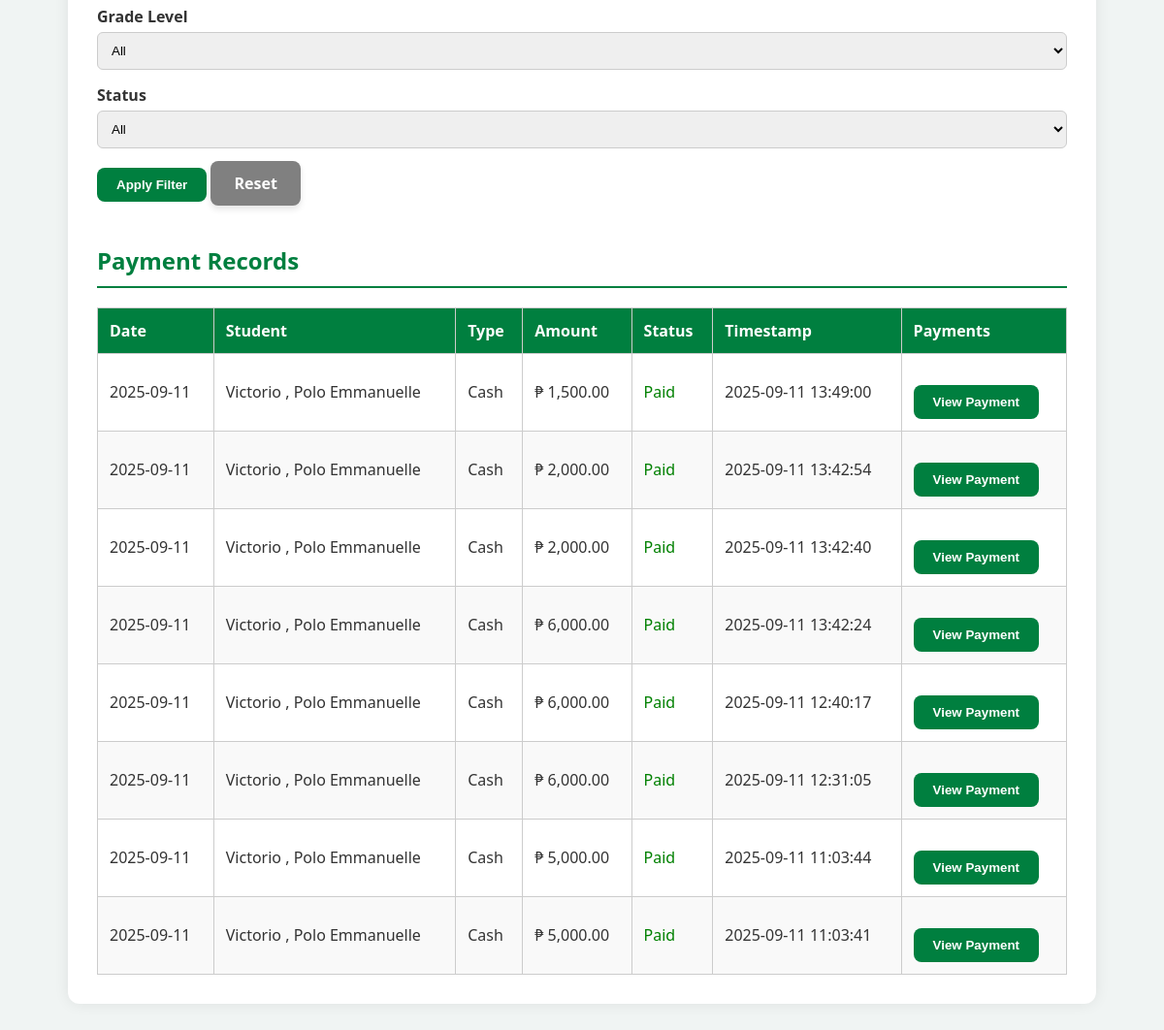
/Cashier/cashier_dashboard.php (lower part), run on an earlier commit of the app's database.
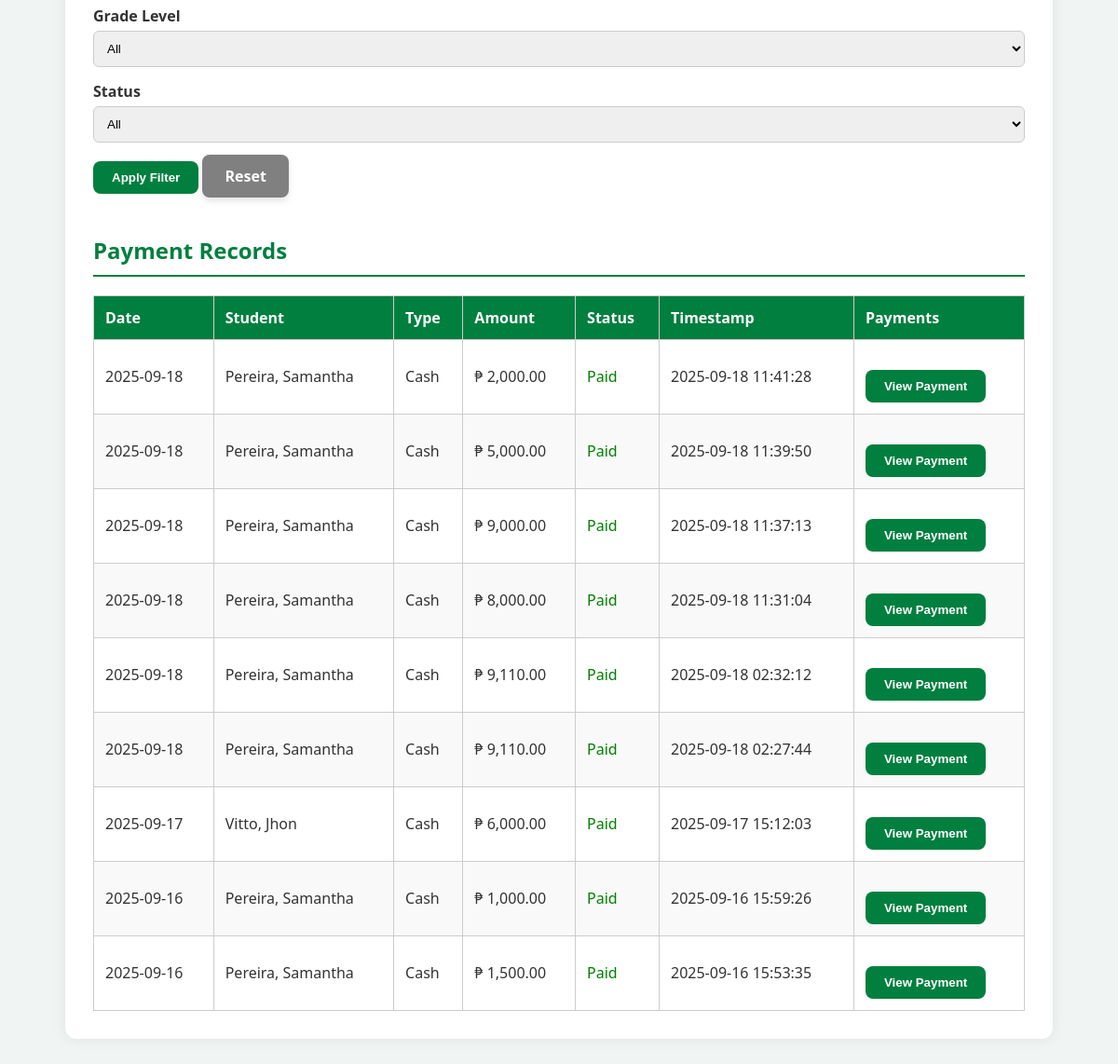
And on a later commit of the database.
### tables this page shows
CREATE TABLE `student_payments` (
  `id` int(11) NOT NULL,
  `student_id` varchar(20) DEFAULT NULL,
  `firstname` varchar(100) DEFAULT NULL,
  `lastname` varchar(100) DEFAULT NULL,
  `payment_type` varchar(100) NOT NULL,
  `amount` decimal(10,2) NOT NULL,
  `payment_status` enum('pending','paid','declined') NOT NULL DEFAULT 'pending',
  `payment_date` date DEFAULT NULL,
  `created_at` timestamp NOT NULL DEFAULT CURRENT_TIMESTAMP,
  `reference_number` varchar(100) DEFAULT NULL,
  `or_number` varchar(100) DEFAULT NULL,
  `screenshot_path` varchar(255) DEFAULT NULL,
  `screenshot` varchar(255) DEFAULT NULL
);

CREATE TABLE `students_registration` (
  `id` int(11) NOT NULL,
  `student_number` varchar(50) DEFAULT NULL,
  `year` varchar(50) NOT NULL,
  `course` varchar(50) DEFAULT NULL,
  `lrn` varchar(50) NOT NULL,
  `lastname` varchar(100) NOT NULL,
  `firstname` varchar(100) NOT NULL,
  `middlename` varchar(100) NOT NULL,
  `specaddress` varchar(255) NOT NULL,
  `brgy` varchar(100) NOT NULL,
  `city` varchar(100) NOT NULL,
  `mother` varchar(100) NOT NULL,
  `father` varchar(100) NOT NULL,
  `gname` varchar(100) DEFAULT NULL,
  `sex` varchar(10) NOT NULL,
  `dob` date NOT NULL,
  `religion` varchar(50) NOT NULL,
  `emailaddress` varchar(100) NOT NULL,
  `contactno` varchar(20) NOT NULL,
  `schooltype` varchar(50) NOT NULL,
  `sname` varchar(255) DEFAULT NULL,
  `created_at` timestamp NOT NULL DEFAULT CURRENT_TIMESTAMP,
  `enrollment_status` enum('waiting','enrolled') DEFAULT 'waiting',
  `student_type` varchar(10) DEFAULT NULL,
  `academic_status` varchar(50) NOT NULL DEFAULT '',
  `portal_status` enum('pending','activated') DEFAULT 'pending',
  `section` varchar(100) DEFAULT NULL,
  `adviser` varchar(100) DEFAULT NULL
);

### Cashier/cashier_dashboard.php (the view, shortened to what this page needs)
<?php
include __DIR__ . '/../db_connection.php';
$filter_sql = "WHERE 1=1";
$payments = $conn->query("
    SELECT sp.*, sr.firstname, sr.lastname
    FROM student_payments sp
    JOIN students_registration sr ON sr.id = sp.student_id
    $filter_sql
    ORDER BY sp.created_at DESC
");
?>
<!DOCTYPE html>
<html lang="en">
<head>
</head>
<body>
<div class="container">
  <form method="GET" action="cashier_dashboard.php#filterForm" id="filterForm">
  <label>Grade Level</label>
  <select name="filter_grade_level">
  <option value="">All</option>
</select>
    <label>Status</label>
    <select name="filter_status">
      <option value="">All</option>
    </select>
    <button type="submit">Apply Filter</button>
    <a href="cashier_dashboard.php" class="manage-button" style="background-color: gray;">Reset</a>
  </form>
  <h2>Payment Records</h2>
  <table>
    <thead>
      <tr>
        <th>Date</th>
        <th>Student</th>
        <th>Type</th>
        <th>Amount</th>
        <th>Status</th>
        <th>Timestamp</th>
        <th>Payments</th>
      </tr>
    </thead>
    <tbody>
    <?php while ($row = $payments->fetch_assoc()): ?>
      <tr id="payment-row-<?php echo $row['id']; ?>">
        <td><?= date("Y-m-d", strtotime($row['created_at'])) ?></td>
        <td><?= $row['lastname'] ?>, <?= $row['firstname'] ?></td>
        <td><?= $row['payment_type'] ?></td>
        <td>₱ <?= number_format($row['amount'], 2) ?></td>
        <td class="payment-status" id="status-<?php echo $row['id']; ?>">
            <?php
              if (!empty($row['payment_status'])) {
                  if ($row['payment_status'] === 'declined') {
                      echo "<span style='color: red;'>Declined</span>";
                  } elseif ($row['payment_status'] === 'paid') {
                      echo "<span style='color: green;'>Paid</span>";
                  } else {
                      echo ucfirst(htmlspecialchars($row['payment_status']));
                  }
              } else {
                  echo "Pending";
              }
            ?>
        </td>
        <td><?= $row['created_at'] ?></td>
        <td>
          <button
            class="view-payment-btn"
            data-id="<?= $row['id'] ?>"
            data-student="<?= $row['lastname'] ?>, <?= $row['firstname'] ?>"
            data-type="<?= $row['payment_type'] ?>"
            data-amount="<?= $row['amount'] ?>"
            data-status="<?= ucfirst($row['payment_status']) ?>"
            data-reference="<?= $row['reference_number'] ?>"
            data-or="<?= $row['or_number'] ?>"
            data-screenshot="<?= $row['screenshot_path'] ?>"
          >
            View Payment
          </button>
        </td>
      </tr>
    <?php endwhile; ?>
</tbody>
</table>
</body>
</html>

What changed in the data, as far as the page shows it:
removed student_payments: created_at "2025-09-11", students_registration.lastname "Victorio", students_registration.firstname "Polo Emmanuelle", payment_type "Cash", amount "1,500.00", payment_status "Paid", created_at "2025-09-11 13:49:00"
removed student_payments: created_at "2025-09-11", students_registration.lastname "Victorio", students_registration.firstname "Polo Emmanuelle", payment_type "Cash", amount "2,000.00", payment_status "Paid", created_at "2025-09-11 13:42:54"
removed student_payments: created_at "2025-09-11", students_registration.lastname "Victorio", students_registration.firstname "Polo Emmanuelle", payment_type "Cash", amount "2,000.00", payment_status "Paid", created_at "2025-09-11 13:42:40"
removed student_payments: created_at "2025-09-11", students_registration.lastname "Victorio", students_registration.firstname "Polo Emmanuelle", payment_type "Cash", amount "6,000.00", payment_status "Paid", created_at "2025-09-11 13:42:24"
removed student_payments: created_at "2025-09-11", students_registration.lastname "Victorio", students_registration.firstname "Polo Emmanuelle", payment_type "Cash", amount "6,000.00", payment_status "Paid", created_at "2025-09-11 12:40:17"
removed student_payments: created_at "2025-09-11", students_registration.lastname "Victorio", students_registration.firstname "Polo Emmanuelle", payment_type "Cash", amount "6,000.00", payment_status "Paid", created_at "2025-09-11 12:31:05"
removed student_payments: created_at "2025-09-11", students_registration.lastname "Victorio", students_registration.firstname "Polo Emmanuelle", payment_type "Cash", amount "5,000.00", payment_status "Paid", created_at "2025-09-11 11:03:44"
removed student_payments: created_at "2025-09-11", students_registration.lastname "Victorio", students_registration.firstname "Polo Emmanuelle", payment_type "Cash", amount "5,000.00", payment_status "Paid", created_at "2025-09-11 11:03:41"
added student_payments: created_at "2025-09-18", students_registration.lastname "Pereira", students_registration.firstname "Samantha", payment_type "Cash", amount "2,000.00", payment_status "Paid", created_at "2025-09-18 11:41:28"
added student_payments: created_at "2025-09-18", students_registration.lastname "Pereira", students_registration.firstname "Samantha", payment_type "Cash", amount "5,000.00", payment_status "Paid", created_at "2025-09-18 11:39:50"
added student_payments: created_at "2025-09-18", students_registration.lastname "Pereira", students_registration.firstname "Samantha", payment_type "Cash", amount "9,000.00", payment_status "Paid", created_at "2025-09-18 11:37:13"
added student_payments: created_at "2025-09-18", students_registration.lastname "Pereira", students_registration.firstname "Samantha", payment_type "Cash", amount "8,000.00", payment_status "Paid", created_at "2025-09-18 11:31:04"
added student_payments: created_at "2025-09-18", students_registration.lastname "Pereira", students_registration.firstname "Samantha", payment_type "Cash", amount "9,110.00", payment_status "Paid", created_at "2025-09-18 02:32:12"
added student_payments: created_at "2025-09-18", students_registration.lastname "Pereira", students_registration.firstname "Samantha", payment_type "Cash", amount "9,110.00", payment_status "Paid", created_at "2025-09-18 02:27:44"
added student_payments: created_at "2025-09-17", students_registration.lastname "Vitto", students_registration.firstname "Jhon", payment_type "Cash", amount "6,000.00", payment_status "Paid", created_at "2025-09-17 15:12:03"
added student_payments: created_at "2025-09-16", students_registration.lastname "Pereira", students_registration.firstname "Samantha", payment_type "Cash", amount "1,000.00", payment_status "Paid", created_at "2025-09-16 15:59:26"
added student_payments: created_at "2025-09-16", students_registration.lastname "Pereira", students_registration.firstname "Samantha", payment_type "Cash", amount "1,500.00", payment_status "Paid", created_at "2025-09-16 15:53:35"
